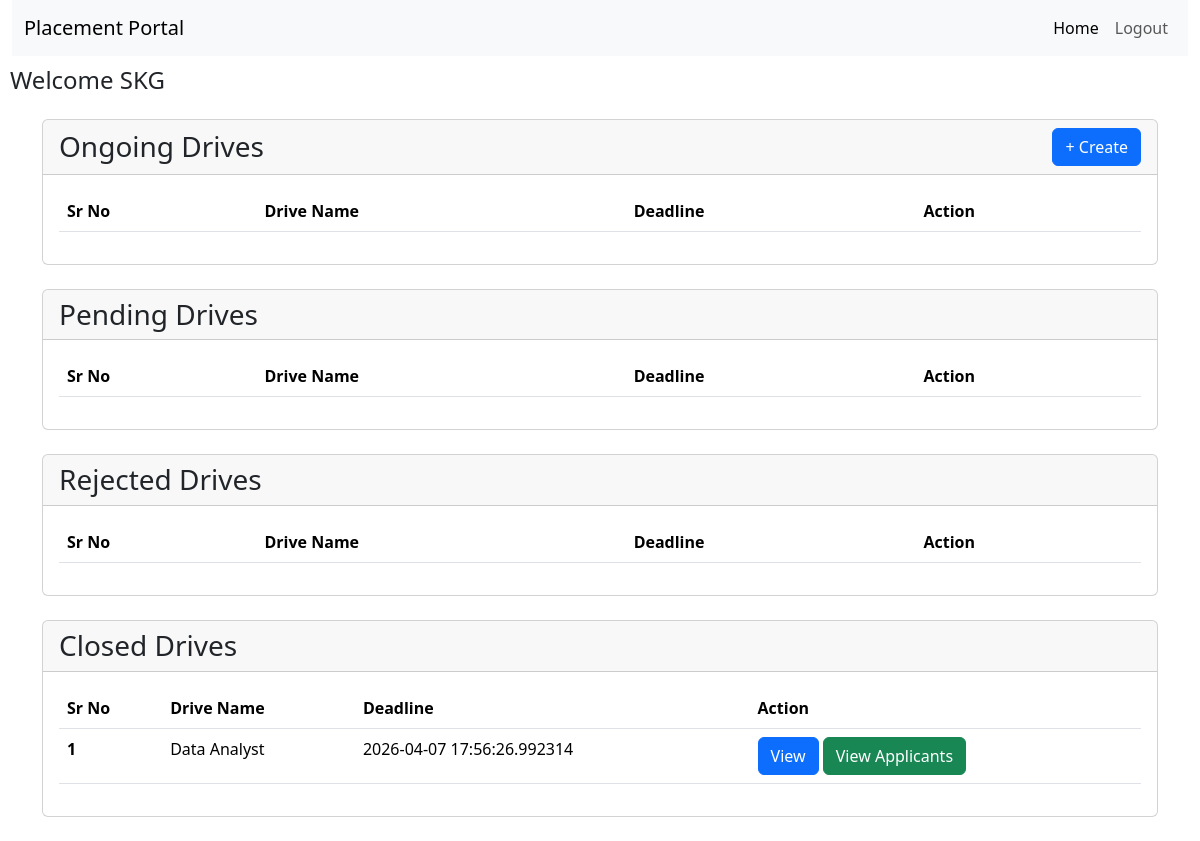
The page /dashboard/company (signed in) on the database its author committed.
### backend/models.py (models this page shows, shortened)
class Company(db.Model, UserMixin):
    __tablename__ = "company"
    company_id = db.Column(db.Integer, primary_key=True, autoincrement=True)
    company_name = db.Column(db.String(100), nullable=False)
    email = db.Column(db.String(120), unique=True, nullable=False)
    password = db.Column(db.String(255), nullable=False)
    hr_contact = db.Column(db.String(15), nullable=False)
    website = db.Column(db.String(200))
    approval_status = db.Column(db.String(20), default="Pending")
    is_active = db.Column(db.Boolean, default=True)
    registered_at = db.Column(db.DateTime, default=datetime.utcnow)
    drives = db.relationship('Placement_Drive', backref='company', lazy=True)
    placements = db.relationship('Placement', backref='company', lazy=True,
                                 foreign_keys='Placement.company_id')

class Placement_Drive(db.Model):
    __tablename__ = "drive"
    drive_id = db.Column(db.Integer, primary_key=True, autoincrement=True)
    company_id = db.Column(db.Integer, db.ForeignKey('company.company_id'),
                           nullable=False)
    job_title = db.Column(db.String(150), nullable=False)
    job_description = db.Column(db.Text)
    eligibility = db.Column(db.Text, nullable=False)
    location = db.Column(db.String(100), nullable=False)
    deadline = db.Column(db.DateTime, nullable=False)
    status = db.Column(db.String(20), nullable=False, default="Pending")
    created_at = db.Column(db.DateTime, default=datetime.utcnow)
    salary_range = db.Column(db.String(100))
    required_skills = db.Column(db.Text)
    is_active = db.Column(db.Boolean, default=True)
    applications = db.relationship('Application', backref='drive', lazy=True)

### backend/routes.py (the view)
@app.route("/dashboard/company")
@login_required
def company_dashboard():
    if isinstance(current_user, Company):
        on_drives = Placement_Drive.query.filter_by(
            status="Approved", is_active=True,
            company_id=current_user.company_id
        ).all()
        rejected_drives = Placement_Drive.query.filter_by(
            status="Reject",
            company_id=current_user.company_id
        ).all()
        pending_drives = Placement_Drive.query.filter_by(status="Pending",company_id=current_user.company_id).all()
        closed_drives = Placement_Drive.query.filter_by(
    is_active=False,
    company_id=current_user.company_id
).all()
        return render_template("company/company_dashboard.html",rejected_drives=rejected_drives, on_drives=on_drives, company=current_user,pending_drives =pending_drives,closed_drives=closed_drives)
    return "You are not Authorized", 403

### app.py (called while the page is built)
def create_app():
    app = Flask(__name__)
    app.config["SQLALCHEMY_DATABASE_URI"] = "sqlite:///mydb.sqlite"
    app.config["SECRET_KEY"] = "mysecretkey"
    app.config["UPLOAD_FOLDER"] = "static/resumes"
    db.init_app(app)
    login_manager = LoginManager(app)
    login_manager.login_view = "login"
    @login_manager.user_loader
    def load_user(user_id):
        from backend.models import Admin, Student, Company
        if "-" not in user_id:
            return None
        role, id = user_id.split("-")
        id = int(id)
        if role == "admin":
            return Admin.query.get(id)
        elif role == "student":
            return Student.query.filter_by(student_id=id).first()
        elif role == "company":
            return Company.query.filter_by(company_id=id).first()
        return None
    app.app_context().push()
    return app

### templates/company/company_dashboard.html (shortened to what this page needs)
<!DOCTYPE html>
<html lang="en">
<head>
    <link href="https://cdn.jsdelivr.net/npm/bootstrap@5.3.8/dist/css/bootstrap.min.css" rel="stylesheet"
>
</head>
<body>
    <div class="container-fluid">
        <nav class="navbar navbar-expand-lg bg-body-tertiary">
            <div class="container-fluid">
                <a class="navbar-brand" href="/">Placement Portal</a>
                <div class="collapse navbar-collapse" id="navbarSupportedContent">
                    <ul class="navbar-nav mb-2 mb-lg-0 ms-auto">
                        <li class="nav-item">
                            <a class="nav-link active" aria-current="page" href="/">Home</a>
                        </li>
                        <li class="nav-item">
                            <a class="nav-link" href="/logout">Logout</a>
                        </li>
                    </ul>
                </div>
            </div>
        </nav>
    </div>
    <h1 style="font-size: 1.5rem; margin: 10px;">Welcome {{company.company_name}}</h1>
    <div class="container mt-4">
        <div class="card mb-4">
            <div class="card-header d-flex justify-content-between align-items-center">
                <h3 class="mb-0">Ongoing Drives</h3>
                <a class="btn btn-primary" href="/company/new_drive">+ Create</a>
            </div>
            <div class="card-body">
                <table class="table">
                    <thead>
                        <tr>
                            <th scope="col">Sr No</th>
                            <th scope="col">Drive Name</th>
                            <th scope="col">Deadline</th>
                            <th scope="col">Action</th>
                        </tr>
                    </thead>
                </table>
            </div>
        </div>
        <div class="card mb-4">
            <div class="card-header d-flex justify-content-between align-items-center">
                <h3 class="mb-0">Pending Drives</h3>
            </div>
            <div class="card-body">
                <table class="table">
                    <thead>
                        <tr>
                            <th scope="col">Sr No</th>
                            <th scope="col">Drive Name</th>
                            <th scope="col">Deadline</th>
                            <th scope="col">Action</th>
                        </tr>
                    </thead>
                </table>
            </div>
        </div>
        <div class="card mb-4">
            <div class="card-header d-flex justify-content-between align-items-center">
                <h3 class="mb-0">Rejected Drives</h3>
            </div>
            <div class="card-body">
                <table class="table">
                    <thead>
                        <tr>
                            <th scope="col">Sr No</th>
                            <th scope="col">Drive Name</th>
                            <th scope="col">Deadline</th>
                            <th scope="col">Action</th>
                        </tr>
                    </thead>
                </table>
            </div>
        </div>
        <div class="card mb-4">
            <div class="card-header d-flex justify-content-between align-items-center">
                <h3 class="mb-0">Closed Drives</h3>
            </div>
            <div class="card-body">
                <table class="table">
                    <thead>
                        <tr>
                            <th scope="col">Sr No</th>
                            <th scope="col">Drive Name</th>
                            <th scope="col">Deadline</th>
                            <th scope="col">Action</th>
                        </tr>
                    </thead>
                    <tbody>
                        {% for c in closed_drives %}
                        <tr>
                            <th scope="row">{{loop.index}}</th>
                            <td>{{c.job_title}}</td>
                            <td>{{c.deadline}}</td>
                            <td>
                                <a href="/dashboard/drive/{{c.drive_id}}" class="btn btn-primary">View</a>
                                <a href="/company/view_applicants/{{ c.drive_id }}" class="btn btn-success">View Applicants</a>
                            </td>
                        </tr>
                        {% endfor %}
                    </tbody>
                </table>
            </div>
        </div>
    </div>
</body>
</html>

### rows shown on the page
Company: company_name "SKG"
Placement_Drive: job_title "Data Analyst", deadline "2026-04-07 17:56:26.992314"
